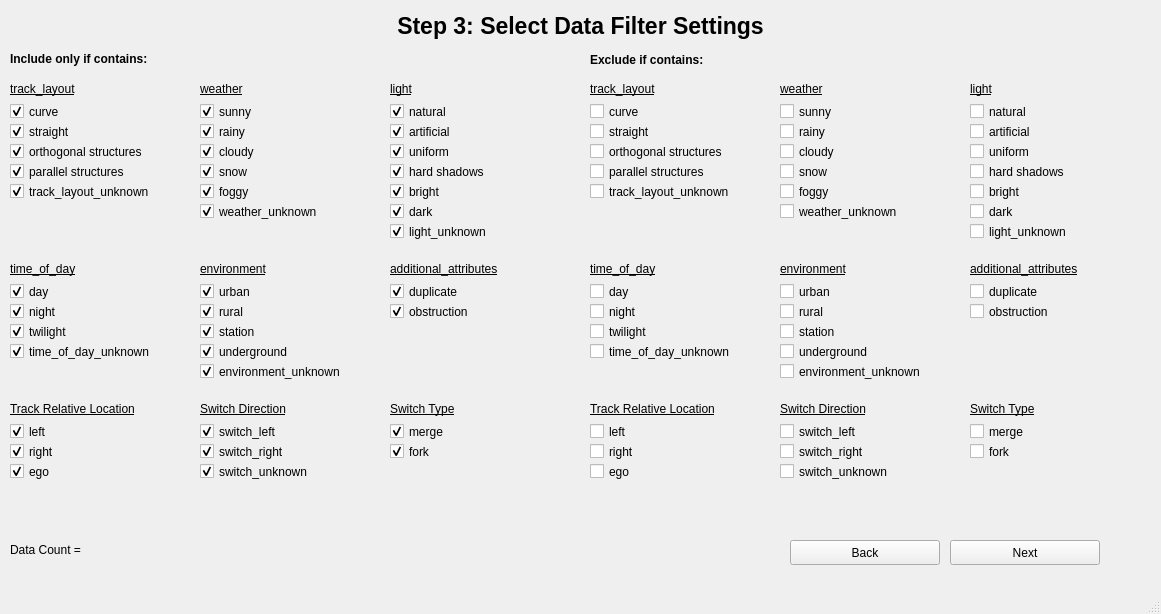
<?xml version="1.0" encoding="UTF-8"?>
<ui version="4.0">
 <class>MainWindow</class>
 <widget class="QMainWindow" name="MainWindow">
  <property name="geometry">
   <rect>
    <x>0</x>
    <y>0</y>
    <width>1161</width>
    <height>614</height>
   </rect>
  </property>
  <property name="windowTitle">
   <string>Filter Settings Window</string>
  </property>
  <widget class="QWidget" name="centralwidget">
   <widget class="QLabel" name="label_Step_3">
    <property name="geometry">
     <rect>
      <x>10</x>
      <y>10</y>
      <width>1141</width>
      <height>31</height>
     </rect>
    </property>
    <property name="font">
     <font>
      <pointsize>17</pointsize>
      <weight>75</weight>
      <bold>true</bold>
      <underline>false</underline>
      <stylestrategy>PreferAntialias</stylestrategy>
     </font>
    </property>
    <property name="text">
     <string>Step 3: Select Data Filter Settings</string>
    </property>
    <property name="alignment">
     <set>Qt::AlignCenter</set>
    </property>
   </widget>
   <widget class="QPushButton" name="pushButton_Next">
    <property name="geometry">
     <rect>
      <x>950</x>
      <y>540</y>
      <width>150</width>
      <height>25</height>
     </rect>
    </property>
    <property name="text">
     <string>Next</string>
    </property>
   </widget>
   <widget class="QLabel" name="label_title_2">
    <property name="geometry">
     <rect>
      <x>10</x>
      <y>50</y>
      <width>311</width>
      <height>17</height>
     </rect>
    </property>
    <property name="font">
     <font>
      <weight>75</weight>
      <bold>true</bold>
     </font>
    </property>
    <property name="text">
     <string>Include only if contains:</string>
    </property>
    <property name="textFormat">
     <enum>Qt::AutoText</enum>
    </property>
   </widget>
   <widget class="QCheckBox" name="checkBox_curve">
    <property name="enabled">
     <bool>true</bool>
    </property>
    <property name="geometry">
     <rect>
      <x>10</x>
      <y>100</y>
      <width>180</width>
      <height>23</height>
     </rect>
    </property>
    <property name="text">
     <string>curve</string>
    </property>
    <property name="checked">
     <bool>true</bool>
    </property>
   </widget>
   <widget class="QCheckBox" name="checkBox_straight">
    <property name="geometry">
     <rect>
      <x>10</x>
      <y>120</y>
      <width>180</width>
      <height>23</height>
     </rect>
    </property>
    <property name="text">
     <string>straight</string>
    </property>
    <property name="checked">
     <bool>true</bool>
    </property>
   </widget>
   <widget class="QLabel" name="label">
    <property name="geometry">
     <rect>
      <x>10</x>
      <y>80</y>
      <width>180</width>
      <height>17</height>
     </rect>
    </property>
    <property name="font">
     <font>
      <underline>true</underline>
     </font>
    </property>
    <property name="text">
     <string>track_layout</string>
    </property>
   </widget>
   <widget class="QLabel" name="label_2">
    <property name="geometry">
     <rect>
      <x>200</x>
      <y>80</y>
      <width>180</width>
      <height>17</height>
     </rect>
    </property>
    <property name="font">
     <font>
      <underline>true</underline>
     </font>
    </property>
    <property name="text">
     <string>weather</string>
    </property>
   </widget>
   <widget class="QCheckBox" name="checkBox_sunny">
    <property name="geometry">
     <rect>
      <x>200</x>
      <y>100</y>
      <width>180</width>
      <height>23</height>
     </rect>
    </property>
    <property name="text">
     <string>sunny</string>
    </property>
    <property name="checked">
     <bool>true</bool>
    </property>
   </widget>
   <widget class="QCheckBox" name="checkBox_cloudy">
    <property name="geometry">
     <rect>
      <x>200</x>
      <y>140</y>
      <width>180</width>
      <height>23</height>
     </rect>
    </property>
    <property name="text">
     <string>cloudy</string>
    </property>
    <property name="checked">
     <bool>true</bool>
    </property>
   </widget>
   <widget class="QCheckBox" name="checkBox_rainy">
    <property name="geometry">
     <rect>
      <x>200</x>
      <y>120</y>
      <width>180</width>
      <height>23</height>
     </rect>
    </property>
    <property name="text">
     <string>rainy</string>
    </property>
    <property name="checked">
     <bool>true</bool>
    </property>
   </widget>
   <widget class="QCheckBox" name="checkBox_snow">
    <property name="geometry">
     <rect>
      <x>200</x>
      <y>160</y>
      <width>180</width>
      <height>23</height>
     </rect>
    </property>
    <property name="text">
     <string>snow</string>
    </property>
    <property name="checked">
     <bool>true</bool>
    </property>
   </widget>
   <widget class="QCheckBox" name="checkBox_foggy">
    <property name="geometry">
     <rect>
      <x>200</x>
      <y>180</y>
      <width>180</width>
      <height>23</height>
     </rect>
    </property>
    <property name="text">
     <string>foggy</string>
    </property>
    <property name="checked">
     <bool>true</bool>
    </property>
   </widget>
   <widget class="QLabel" name="label_3">
    <property name="geometry">
     <rect>
      <x>10</x>
      <y>260</y>
      <width>180</width>
      <height>17</height>
     </rect>
    </property>
    <property name="font">
     <font>
      <underline>true</underline>
     </font>
    </property>
    <property name="text">
     <string>time_of_day</string>
    </property>
   </widget>
   <widget class="QCheckBox" name="checkBox_twilight">
    <property name="geometry">
     <rect>
      <x>10</x>
      <y>320</y>
      <width>180</width>
      <height>23</height>
     </rect>
    </property>
    <property name="text">
     <string>twilight</string>
    </property>
    <property name="checked">
     <bool>true</bool>
    </property>
   </widget>
   <widget class="QCheckBox" name="checkBox_night">
    <property name="geometry">
     <rect>
      <x>10</x>
      <y>300</y>
      <width>180</width>
      <height>23</height>
     </rect>
    </property>
    <property name="text">
     <string>night</string>
    </property>
    <property name="checked">
     <bool>true</bool>
    </property>
   </widget>
   <widget class="QCheckBox" name="checkBox_day">
    <property name="geometry">
     <rect>
      <x>10</x>
      <y>280</y>
      <width>180</width>
      <height>23</height>
     </rect>
    </property>
    <property name="text">
     <string>day</string>
    </property>
    <property name="checked">
     <bool>true</bool>
    </property>
   </widget>
   <widget class="QLabel" name="label_4">
    <property name="geometry">
     <rect>
      <x>390</x>
      <y>80</y>
      <width>180</width>
      <height>17</height>
     </rect>
    </property>
    <property name="font">
     <font>
      <underline>true</underline>
     </font>
    </property>
    <property name="text">
     <string>light</string>
    </property>
   </widget>
   <widget class="QCheckBox" name="checkBox_uniform">
    <property name="geometry">
     <rect>
      <x>390</x>
      <y>140</y>
      <width>180</width>
      <height>23</height>
     </rect>
    </property>
    <property name="text">
     <string>uniform</string>
    </property>
    <property name="checked">
     <bool>true</bool>
    </property>
   </widget>
   <widget class="QCheckBox" name="checkBox_bright">
    <property name="geometry">
     <rect>
      <x>390</x>
      <y>180</y>
      <width>180</width>
      <height>23</height>
     </rect>
    </property>
    <property name="text">
     <string>bright</string>
    </property>
    <property name="checked">
     <bool>true</bool>
    </property>
   </widget>
   <widget class="QCheckBox" name="checkBox_dark">
    <property name="geometry">
     <rect>
      <x>390</x>
      <y>200</y>
      <width>180</width>
      <height>23</height>
     </rect>
    </property>
    <property name="text">
     <string>dark</string>
    </property>
    <property name="checked">
     <bool>true</bool>
    </property>
   </widget>
   <widget class="QCheckBox" name="checkBox_artificial">
    <property name="geometry">
     <rect>
      <x>390</x>
      <y>120</y>
      <width>180</width>
      <height>23</height>
     </rect>
    </property>
    <property name="text">
     <string>artificial</string>
    </property>
    <property name="checked">
     <bool>true</bool>
    </property>
   </widget>
   <widget class="QCheckBox" name="checkBox_hard_shadows">
    <property name="geometry">
     <rect>
      <x>390</x>
      <y>160</y>
      <width>180</width>
      <height>23</height>
     </rect>
    </property>
    <property name="text">
     <string>hard shadows</string>
    </property>
    <property name="checked">
     <bool>true</bool>
    </property>
   </widget>
   <widget class="QCheckBox" name="checkBox_natural">
    <property name="geometry">
     <rect>
      <x>390</x>
      <y>100</y>
      <width>180</width>
      <height>23</height>
     </rect>
    </property>
    <property name="text">
     <string>natural</string>
    </property>
    <property name="checked">
     <bool>true</bool>
    </property>
   </widget>
   <widget class="QLabel" name="label_5">
    <property name="geometry">
     <rect>
      <x>200</x>
      <y>260</y>
      <width>180</width>
      <height>17</height>
     </rect>
    </property>
    <property name="font">
     <font>
      <underline>true</underline>
     </font>
    </property>
    <property name="text">
     <string>environment</string>
    </property>
   </widget>
   <widget class="QCheckBox" name="checkBox_rural">
    <property name="geometry">
     <rect>
      <x>200</x>
      <y>300</y>
      <width>180</width>
      <height>23</height>
     </rect>
    </property>
    <property name="text">
     <string>rural</string>
    </property>
    <property name="checked">
     <bool>true</bool>
    </property>
   </widget>
   <widget class="QCheckBox" name="checkBox_station">
    <property name="geometry">
     <rect>
      <x>200</x>
      <y>320</y>
      <width>180</width>
      <height>23</height>
     </rect>
    </property>
    <property name="text">
     <string>station</string>
    </property>
    <property name="checked">
     <bool>true</bool>
    </property>
   </widget>
   <widget class="QCheckBox" name="checkBox_urban">
    <property name="geometry">
     <rect>
      <x>200</x>
      <y>280</y>
      <width>180</width>
      <height>23</height>
     </rect>
    </property>
    <property name="text">
     <string>urban</string>
    </property>
    <property name="checked">
     <bool>true</bool>
    </property>
   </widget>
   <widget class="QCheckBox" name="checkBox_underground">
    <property name="geometry">
     <rect>
      <x>200</x>
      <y>340</y>
      <width>180</width>
      <height>23</height>
     </rect>
    </property>
    <property name="text">
     <string>underground</string>
    </property>
    <property name="checked">
     <bool>true</bool>
    </property>
   </widget>
   <widget class="QLabel" name="label_6">
    <property name="geometry">
     <rect>
      <x>390</x>
      <y>260</y>
      <width>180</width>
      <height>17</height>
     </rect>
    </property>
    <property name="font">
     <font>
      <underline>true</underline>
     </font>
    </property>
    <property name="text">
     <string>additional_attributes</string>
    </property>
   </widget>
   <widget class="QCheckBox" name="checkBox_obstruction">
    <property name="geometry">
     <rect>
      <x>390</x>
      <y>300</y>
      <width>180</width>
      <height>23</height>
     </rect>
    </property>
    <property name="text">
     <string>obstruction</string>
    </property>
    <property name="checked">
     <bool>true</bool>
    </property>
   </widget>
   <widget class="QLabel" name="label_title_3">
    <property name="enabled">
     <bool>true</bool>
    </property>
    <property name="geometry">
     <rect>
      <x>590</x>
      <y>50</y>
      <width>200</width>
      <height>20</height>
     </rect>
    </property>
    <property name="font">
     <font>
      <weight>75</weight>
      <bold>true</bold>
     </font>
    </property>
    <property name="text">
     <string>Exclude if contains:</string>
    </property>
    <property name="textFormat">
     <enum>Qt::AutoText</enum>
    </property>
   </widget>
   <widget class="QLabel" name="label_DataCount">
    <property name="geometry">
     <rect>
      <x>10</x>
      <y>540</y>
      <width>761</width>
      <height>20</height>
     </rect>
    </property>
    <property name="text">
     <string>Data Count = </string>
    </property>
   </widget>
   <widget class="QCheckBox" name="checkBox_switch_unknown">
    <property name="geometry">
     <rect>
      <x>200</x>
      <y>460</y>
      <width>180</width>
      <height>23</height>
     </rect>
    </property>
    <property name="text">
     <string>switch_unknown</string>
    </property>
    <property name="checked">
     <bool>true</bool>
    </property>
   </widget>
   <widget class="QLabel" name="label_13">
    <property name="geometry">
     <rect>
      <x>200</x>
      <y>400</y>
      <width>180</width>
      <height>17</height>
     </rect>
    </property>
    <property name="font">
     <font>
      <underline>true</underline>
     </font>
    </property>
    <property name="text">
     <string>Switch Direction</string>
    </property>
   </widget>
   <widget class="QCheckBox" name="checkBox_switch_left">
    <property name="geometry">
     <rect>
      <x>200</x>
      <y>420</y>
      <width>180</width>
      <height>23</height>
     </rect>
    </property>
    <property name="text">
     <string>switch_left</string>
    </property>
    <property name="checked">
     <bool>true</bool>
    </property>
   </widget>
   <widget class="QCheckBox" name="checkBox_switch_right">
    <property name="geometry">
     <rect>
      <x>200</x>
      <y>440</y>
      <width>180</width>
      <height>23</height>
     </rect>
    </property>
    <property name="text">
     <string>switch_right</string>
    </property>
    <property name="checked">
     <bool>true</bool>
    </property>
   </widget>
   <widget class="QCheckBox" name="checkBox_fork">
    <property name="geometry">
     <rect>
      <x>390</x>
      <y>440</y>
      <width>180</width>
      <height>23</height>
     </rect>
    </property>
    <property name="text">
     <string>fork</string>
    </property>
    <property name="checked">
     <bool>true</bool>
    </property>
   </widget>
   <widget class="QLabel" name="label_14">
    <property name="geometry">
     <rect>
      <x>390</x>
      <y>400</y>
      <width>180</width>
      <height>17</height>
     </rect>
    </property>
    <property name="font">
     <font>
      <underline>true</underline>
     </font>
    </property>
    <property name="text">
     <string>Switch Type</string>
    </property>
   </widget>
   <widget class="QCheckBox" name="checkBox_merge">
    <property name="geometry">
     <rect>
      <x>390</x>
      <y>420</y>
      <width>180</width>
      <height>23</height>
     </rect>
    </property>
    <property name="text">
     <string>merge</string>
    </property>
    <property name="checked">
     <bool>true</bool>
    </property>
   </widget>
   <widget class="QCheckBox" name="checkBox_right">
    <property name="geometry">
     <rect>
      <x>10</x>
      <y>440</y>
      <width>180</width>
      <height>23</height>
     </rect>
    </property>
    <property name="text">
     <string>right</string>
    </property>
    <property name="checked">
     <bool>true</bool>
    </property>
   </widget>
   <widget class="QLabel" name="label_15">
    <property name="geometry">
     <rect>
      <x>10</x>
      <y>400</y>
      <width>180</width>
      <height>17</height>
     </rect>
    </property>
    <property name="font">
     <font>
      <underline>true</underline>
     </font>
    </property>
    <property name="text">
     <string>Track Relative Location</string>
    </property>
   </widget>
   <widget class="QCheckBox" name="checkBox_ego">
    <property name="geometry">
     <rect>
      <x>10</x>
      <y>460</y>
      <width>180</width>
      <height>23</height>
     </rect>
    </property>
    <property name="text">
     <string>ego</string>
    </property>
    <property name="checked">
     <bool>true</bool>
    </property>
   </widget>
   <widget class="QCheckBox" name="checkBox_left">
    <property name="geometry">
     <rect>
      <x>10</x>
      <y>420</y>
      <width>180</width>
      <height>23</height>
     </rect>
    </property>
    <property name="text">
     <string>left</string>
    </property>
    <property name="checked">
     <bool>true</bool>
    </property>
   </widget>
   <widget class="QPushButton" name="pushButton_Back">
    <property name="geometry">
     <rect>
      <x>790</x>
      <y>540</y>
      <width>150</width>
      <height>25</height>
     </rect>
    </property>
    <property name="text">
     <string>Back</string>
    </property>
   </widget>
   <widget class="QCheckBox" name="checkBox_parallel_structures">
    <property name="geometry">
     <rect>
      <x>10</x>
      <y>160</y>
      <width>180</width>
      <height>23</height>
     </rect>
    </property>
    <property name="text">
     <string>parallel structures</string>
    </property>
    <property name="checked">
     <bool>true</bool>
    </property>
   </widget>
   <widget class="QCheckBox" name="checkBox_orthogonal_structures">
    <property name="enabled">
     <bool>true</bool>
    </property>
    <property name="geometry">
     <rect>
      <x>10</x>
      <y>140</y>
      <width>180</width>
      <height>23</height>
     </rect>
    </property>
    <property name="text">
     <string>orthogonal structures</string>
    </property>
    <property name="checked">
     <bool>true</bool>
    </property>
   </widget>
   <widget class="QCheckBox" name="checkBox_track_layout_unknown">
    <property name="geometry">
     <rect>
      <x>10</x>
      <y>180</y>
      <width>180</width>
      <height>23</height>
     </rect>
    </property>
    <property name="text">
     <string>track_layout_unknown</string>
    </property>
    <property name="checked">
     <bool>true</bool>
    </property>
   </widget>
   <widget class="QCheckBox" name="checkBox_weather_unknown">
    <property name="geometry">
     <rect>
      <x>200</x>
      <y>200</y>
      <width>180</width>
      <height>23</height>
     </rect>
    </property>
    <property name="text">
     <string>weather_unknown</string>
    </property>
    <property name="checked">
     <bool>true</bool>
    </property>
   </widget>
   <widget class="QCheckBox" name="checkBox_time_of_day_unknown">
    <property name="geometry">
     <rect>
      <x>10</x>
      <y>340</y>
      <width>180</width>
      <height>23</height>
     </rect>
    </property>
    <property name="text">
     <string>time_of_day_unknown</string>
    </property>
    <property name="checked">
     <bool>true</bool>
    </property>
   </widget>
   <widget class="QCheckBox" name="checkBox_environment_unknown">
    <property name="geometry">
     <rect>
      <x>200</x>
      <y>360</y>
      <width>180</width>
      <height>23</height>
     </rect>
    </property>
    <property name="text">
     <string>environment_unknown</string>
    </property>
    <property name="checked">
     <bool>true</bool>
    </property>
   </widget>
   <widget class="QCheckBox" name="checkBox_light_unknown">
    <property name="geometry">
     <rect>
      <x>390</x>
      <y>220</y>
      <width>180</width>
      <height>23</height>
     </rect>
    </property>
    <property name="text">
     <string>light_unknown</string>
    </property>
    <property name="checked">
     <bool>true</bool>
    </property>
   </widget>
   <widget class="QCheckBox" name="checkBox_duplicate">
    <property name="geometry">
     <rect>
      <x>390</x>
      <y>280</y>
      <width>180</width>
      <height>23</height>
     </rect>
    </property>
    <property name="text">
     <string>duplicate</string>
    </property>
    <property name="checked">
     <bool>true</bool>
    </property>
   </widget>
   <widget class="QCheckBox" name="checkBox_duplicate_2">
    <property name="enabled">
     <bool>true</bool>
    </property>
    <property name="geometry">
     <rect>
      <x>970</x>
      <y>280</y>
      <width>180</width>
      <height>23</height>
     </rect>
    </property>
    <property name="text">
     <string>duplicate</string>
    </property>
    <property name="checked">
     <bool>false</bool>
    </property>
   </widget>
   <widget class="QCheckBox" name="checkBox_bright_2">
    <property name="enabled">
     <bool>true</bool>
    </property>
    <property name="geometry">
     <rect>
      <x>970</x>
      <y>180</y>
      <width>180</width>
      <height>23</height>
     </rect>
    </property>
    <property name="text">
     <string>bright</string>
    </property>
    <property name="checked">
     <bool>false</bool>
    </property>
   </widget>
   <widget class="QCheckBox" name="checkBox_left_2">
    <property name="enabled">
     <bool>true</bool>
    </property>
    <property name="geometry">
     <rect>
      <x>590</x>
      <y>420</y>
      <width>180</width>
      <height>23</height>
     </rect>
    </property>
    <property name="text">
     <string>left</string>
    </property>
    <property name="checked">
     <bool>false</bool>
    </property>
   </widget>
   <widget class="QCheckBox" name="checkBox_parallel_structures_2">
    <property name="enabled">
     <bool>true</bool>
    </property>
    <property name="geometry">
     <rect>
      <x>590</x>
      <y>160</y>
      <width>180</width>
      <height>23</height>
     </rect>
    </property>
    <property name="text">
     <string>parallel structures</string>
    </property>
    <property name="checked">
     <bool>false</bool>
    </property>
   </widget>
   <widget class="QCheckBox" name="checkBox_straight_2">
    <property name="enabled">
     <bool>true</bool>
    </property>
    <property name="geometry">
     <rect>
      <x>590</x>
      <y>120</y>
      <width>180</width>
      <height>23</height>
     </rect>
    </property>
    <property name="text">
     <string>straight</string>
    </property>
    <property name="checked">
     <bool>false</bool>
    </property>
   </widget>
   <widget class="QCheckBox" name="checkBox_foggy_2">
    <property name="enabled">
     <bool>true</bool>
    </property>
    <property name="geometry">
     <rect>
      <x>780</x>
      <y>180</y>
      <width>180</width>
      <height>23</height>
     </rect>
    </property>
    <property name="text">
     <string>foggy</string>
    </property>
    <property name="checked">
     <bool>false</bool>
    </property>
   </widget>
   <widget class="QCheckBox" name="checkBox_fork_2">
    <property name="enabled">
     <bool>true</bool>
    </property>
    <property name="geometry">
     <rect>
      <x>970</x>
      <y>440</y>
      <width>180</width>
      <height>23</height>
     </rect>
    </property>
    <property name="text">
     <string>fork</string>
    </property>
    <property name="checked">
     <bool>false</bool>
    </property>
   </widget>
   <widget class="QCheckBox" name="checkBox_dark_2">
    <property name="enabled">
     <bool>true</bool>
    </property>
    <property name="geometry">
     <rect>
      <x>970</x>
      <y>200</y>
      <width>180</width>
      <height>23</height>
     </rect>
    </property>
    <property name="text">
     <string>dark</string>
    </property>
    <property name="checked">
     <bool>false</bool>
    </property>
   </widget>
   <widget class="QCheckBox" name="checkBox_underground_2">
    <property name="enabled">
     <bool>true</bool>
    </property>
    <property name="geometry">
     <rect>
      <x>780</x>
      <y>340</y>
      <width>180</width>
      <height>23</height>
     </rect>
    </property>
    <property name="text">
     <string>underground</string>
    </property>
    <property name="checked">
     <bool>false</bool>
    </property>
   </widget>
   <widget class="QLabel" name="label_16">
    <property name="enabled">
     <bool>true</bool>
    </property>
    <property name="geometry">
     <rect>
      <x>590</x>
      <y>400</y>
      <width>180</width>
      <height>17</height>
     </rect>
    </property>
    <property name="font">
     <font>
      <underline>true</underline>
     </font>
    </property>
    <property name="text">
     <string>Track Relative Location</string>
    </property>
   </widget>
   <widget class="QLabel" name="label_7">
    <property name="enabled">
     <bool>true</bool>
    </property>
    <property name="geometry">
     <rect>
      <x>780</x>
      <y>80</y>
      <width>180</width>
      <height>17</height>
     </rect>
    </property>
    <property name="font">
     <font>
      <underline>true</underline>
     </font>
    </property>
    <property name="text">
     <string>weather</string>
    </property>
   </widget>
   <widget class="QCheckBox" name="checkBox_obstruction_2">
    <property name="enabled">
     <bool>true</bool>
    </property>
    <property name="geometry">
     <rect>
      <x>970</x>
      <y>300</y>
      <width>180</width>
      <height>23</height>
     </rect>
    </property>
    <property name="text">
     <string>obstruction</string>
    </property>
    <property name="checked">
     <bool>false</bool>
    </property>
   </widget>
   <widget class="QCheckBox" name="checkBox_rainy_2">
    <property name="enabled">
     <bool>true</bool>
    </property>
    <property name="geometry">
     <rect>
      <x>780</x>
      <y>120</y>
      <width>180</width>
      <height>23</height>
     </rect>
    </property>
    <property name="text">
     <string>rainy</string>
    </property>
    <property name="checked">
     <bool>false</bool>
    </property>
   </widget>
   <widget class="QLabel" name="label_17">
    <property name="enabled">
     <bool>true</bool>
    </property>
    <property name="geometry">
     <rect>
      <x>780</x>
      <y>400</y>
      <width>180</width>
      <height>17</height>
     </rect>
    </property>
    <property name="font">
     <font>
      <underline>true</underline>
     </font>
    </property>
    <property name="text">
     <string>Switch Direction</string>
    </property>
   </widget>
   <widget class="QLabel" name="label_8">
    <property name="enabled">
     <bool>true</bool>
    </property>
    <property name="geometry">
     <rect>
      <x>970</x>
      <y>80</y>
      <width>180</width>
      <height>17</height>
     </rect>
    </property>
    <property name="font">
     <font>
      <underline>true</underline>
     </font>
    </property>
    <property name="text">
     <string>light</string>
    </property>
   </widget>
   <widget class="QCheckBox" name="checkBox_switch_left_2">
    <property name="enabled">
     <bool>true</bool>
    </property>
    <property name="geometry">
     <rect>
      <x>780</x>
      <y>420</y>
      <width>180</width>
      <height>23</height>
     </rect>
    </property>
    <property name="text">
     <string>switch_left</string>
    </property>
    <property name="checked">
     <bool>false</bool>
    </property>
   </widget>
   <widget class="QCheckBox" name="checkBox_station_2">
    <property name="enabled">
     <bool>true</bool>
    </property>
    <property name="geometry">
     <rect>
      <x>780</x>
      <y>320</y>
      <width>180</width>
      <height>23</height>
     </rect>
    </property>
    <property name="text">
     <string>station</string>
    </property>
    <property name="checked">
     <bool>false</bool>
    </property>
   </widget>
   <widget class="QCheckBox" name="checkBox_urban_2">
    <property name="enabled">
     <bool>true</bool>
    </property>
    <property name="geometry">
     <rect>
      <x>780</x>
      <y>280</y>
      <width>180</width>
      <height>23</height>
     </rect>
    </property>
    <property name="text">
     <string>urban</string>
    </property>
    <property name="checked">
     <bool>false</bool>
    </property>
   </widget>
   <widget class="QCheckBox" name="checkBox_time_of_day_unknown_2">
    <property name="enabled">
     <bool>true</bool>
    </property>
    <property name="geometry">
     <rect>
      <x>590</x>
      <y>340</y>
      <width>180</width>
      <height>23</height>
     </rect>
    </property>
    <property name="text">
     <string>time_of_day_unknown</string>
    </property>
    <property name="checked">
     <bool>false</bool>
    </property>
   </widget>
   <widget class="QCheckBox" name="checkBox_night_2">
    <property name="enabled">
     <bool>true</bool>
    </property>
    <property name="geometry">
     <rect>
      <x>590</x>
      <y>300</y>
      <width>180</width>
      <height>23</height>
     </rect>
    </property>
    <property name="text">
     <string>night</string>
    </property>
    <property name="checked">
     <bool>false</bool>
    </property>
   </widget>
   <widget class="QCheckBox" name="checkBox_snow_2">
    <property name="enabled">
     <bool>true</bool>
    </property>
    <property name="geometry">
     <rect>
      <x>780</x>
      <y>160</y>
      <width>180</width>
      <height>23</height>
     </rect>
    </property>
    <property name="text">
     <string>snow</string>
    </property>
    <property name="checked">
     <bool>false</bool>
    </property>
   </widget>
   <widget class="QCheckBox" name="checkBox_merge_2">
    <property name="enabled">
     <bool>true</bool>
    </property>
    <property name="geometry">
     <rect>
      <x>970</x>
      <y>420</y>
      <width>180</width>
      <height>23</height>
     </rect>
    </property>
    <property name="text">
     <string>merge</string>
    </property>
    <property name="checked">
     <bool>false</bool>
    </property>
   </widget>
   <widget class="QCheckBox" name="checkBox_switch_unknown_2">
    <property name="enabled">
     <bool>true</bool>
    </property>
    <property name="geometry">
     <rect>
      <x>780</x>
      <y>460</y>
      <width>180</width>
      <height>23</height>
     </rect>
    </property>
    <property name="text">
     <string>switch_unknown</string>
    </property>
    <property name="checked">
     <bool>false</bool>
    </property>
   </widget>
   <widget class="QLabel" name="label_9">
    <property name="enabled">
     <bool>true</bool>
    </property>
    <property name="geometry">
     <rect>
      <x>780</x>
      <y>260</y>
      <width>180</width>
      <height>17</height>
     </rect>
    </property>
    <property name="font">
     <font>
      <underline>true</underline>
     </font>
    </property>
    <property name="text">
     <string>environment</string>
    </property>
   </widget>
   <widget class="QCheckBox" name="checkBox_switch_right_2">
    <property name="enabled">
     <bool>true</bool>
    </property>
    <property name="geometry">
     <rect>
      <x>780</x>
      <y>440</y>
      <width>180</width>
      <height>23</height>
     </rect>
    </property>
    <property name="text">
     <string>switch_right</string>
    </property>
    <property name="checked">
     <bool>false</bool>
    </property>
   </widget>
   <widget class="QCheckBox" name="checkBox_light_unknown_2">
    <property name="enabled">
     <bool>true</bool>
    </property>
    <property name="geometry">
     <rect>
      <x>970</x>
      <y>220</y>
      <width>180</width>
      <height>23</height>
     </rect>
    </property>
    <property name="text">
     <string>light_unknown</string>
    </property>
    <property name="checked">
     <bool>false</bool>
    </property>
   </widget>
   <widget class="QCheckBox" name="checkBox_hard_shadows_2">
    <property name="enabled">
     <bool>true</bool>
    </property>
    <property name="geometry">
     <rect>
      <x>970</x>
      <y>160</y>
      <width>180</width>
      <height>23</height>
     </rect>
    </property>
    <property name="text">
     <string>hard shadows</string>
    </property>
    <property name="checked">
     <bool>false</bool>
    </property>
   </widget>
   <widget class="QLabel" name="label_18">
    <property name="enabled">
     <bool>true</bool>
    </property>
    <property name="geometry">
     <rect>
      <x>970</x>
      <y>400</y>
      <width>180</width>
      <height>17</height>
     </rect>
    </property>
    <property name="font">
     <font>
      <underline>true</underline>
     </font>
    </property>
    <property name="text">
     <string>Switch Type</string>
    </property>
   </widget>
   <widget class="QCheckBox" name="checkBox_natural_2">
    <property name="enabled">
     <bool>true</bool>
    </property>
    <property name="geometry">
     <rect>
      <x>970</x>
      <y>100</y>
      <width>180</width>
      <height>23</height>
     </rect>
    </property>
    <property name="text">
     <string>natural</string>
    </property>
    <property name="checked">
     <bool>false</bool>
    </property>
   </widget>
   <widget class="QLabel" name="label_10">
    <property name="enabled">
     <bool>true</bool>
    </property>
    <property name="geometry">
     <rect>
      <x>970</x>
      <y>260</y>
      <width>180</width>
      <height>17</height>
     </rect>
    </property>
    <property name="font">
     <font>
      <underline>true</underline>
     </font>
    </property>
    <property name="text">
     <string>additional_attributes</string>
    </property>
   </widget>
   <widget class="QCheckBox" name="checkBox_cloudy_2">
    <property name="enabled">
     <bool>true</bool>
    </property>
    <property name="geometry">
     <rect>
      <x>780</x>
      <y>140</y>
      <width>180</width>
      <height>23</height>
     </rect>
    </property>
    <property name="text">
     <string>cloudy</string>
    </property>
    <property name="checked">
     <bool>false</bool>
    </property>
   </widget>
   <widget class="QCheckBox" name="checkBox_day_2">
    <property name="enabled">
     <bool>true</bool>
    </property>
    <property name="geometry">
     <rect>
      <x>590</x>
      <y>280</y>
      <width>180</width>
      <height>23</height>
     </rect>
    </property>
    <property name="text">
     <string>day</string>
    </property>
    <property name="checked">
     <bool>false</bool>
    </property>
   </widget>
   <widget class="QCheckBox" name="checkBox_rural_2">
    <property name="enabled">
     <bool>true</bool>
    </property>
    <property name="geometry">
     <rect>
      <x>780</x>
      <y>300</y>
      <width>180</width>
      <height>23</height>
     </rect>
    </property>
    <property name="text">
     <string>rural</string>
    </property>
    <property name="checked">
     <bool>false</bool>
    </property>
   </widget>
   <widget class="QLabel" name="label_11">
    <property name="enabled">
     <bool>true</bool>
    </property>
    <property name="geometry">
     <rect>
      <x>590</x>
      <y>260</y>
      <width>180</width>
      <height>17</height>
     </rect>
    </property>
    <property name="font">
     <font>
      <underline>true</underline>
     </font>
    </property>
    <property name="text">
     <string>time_of_day</string>
    </property>
   </widget>
   <widget class="QCheckBox" name="checkBox_ego_2">
    <property name="enabled">
     <bool>true</bool>
    </property>
    <property name="geometry">
     <rect>
      <x>590</x>
      <y>460</y>
      <width>180</width>
      <height>23</height>
     </rect>
    </property>
    <property name="text">
     <string>ego</string>
    </property>
    <property name="checked">
     <bool>false</bool>
    </property>
   </widget>
   <widget class="QCheckBox" name="checkBox_uniform_2">
    <property name="enabled">
     <bool>true</bool>
    </property>
    <property name="geometry">
     <rect>
      <x>970</x>
      <y>140</y>
      <width>180</width>
      <height>23</height>
     </rect>
    </property>
    <property name="text">
     <string>uniform</string>
    </property>
    <property name="checked">
     <bool>false</bool>
    </property>
   </widget>
   <widget class="QCheckBox" name="checkBox_track_layout_unknown_2">
    <property name="enabled">
     <bool>true</bool>
    </property>
    <property name="geometry">
     <rect>
      <x>590</x>
      <y>180</y>
      <width>180</width>
      <height>23</height>
     </rect>
    </property>
    <property name="text">
     <string>track_layout_unknown</string>
    </property>
    <property name="checked">
     <bool>false</bool>
    </property>
   </widget>
   <widget class="QCheckBox" name="checkBox_artificial_2">
    <property name="enabled">
     <bool>true</bool>
    </property>
    <property name="geometry">
     <rect>
      <x>970</x>
      <y>120</y>
      <width>180</width>
      <height>23</height>
     </rect>
    </property>
    <property name="text">
     <string>artificial</string>
    </property>
    <property name="checked">
     <bool>false</bool>
    </property>
   </widget>
   <widget class="QCheckBox" name="checkBox_curve_2">
    <property name="enabled">
     <bool>true</bool>
    </property>
    <property name="geometry">
     <rect>
      <x>590</x>
      <y>100</y>
      <width>180</width>
      <height>23</height>
     </rect>
    </property>
    <property name="text">
     <string>curve</string>
    </property>
    <property name="checked">
     <bool>false</bool>
    </property>
   </widget>
   <widget class="QCheckBox" name="checkBox_orthogonal_structures_2">
    <property name="enabled">
     <bool>true</bool>
    </property>
    <property name="geometry">
     <rect>
      <x>590</x>
      <y>140</y>
      <width>180</width>
      <height>23</height>
     </rect>
    </property>
    <property name="text">
     <string>orthogonal structures</string>
    </property>
    <property name="checked">
     <bool>false</bool>
    </property>
   </widget>
   <widget class="QCheckBox" name="checkBox_environment_unknown_2">
    <property name="enabled">
     <bool>true</bool>
    </property>
    <property name="geometry">
     <rect>
      <x>780</x>
      <y>360</y>
      <width>180</width>
      <height>23</height>
     </rect>
    </property>
    <property name="text">
     <string>environment_unknown</string>
    </property>
    <property name="checked">
     <bool>false</bool>
    </property>
   </widget>
   <widget class="QCheckBox" name="checkBox_twilight_2">
    <property name="enabled">
     <bool>true</bool>
    </property>
    <property name="geometry">
     <rect>
      <x>590</x>
      <y>320</y>
      <width>180</width>
      <height>23</height>
     </rect>
    </property>
    <property name="text">
     <string>twilight</string>
    </property>
    <property name="checked">
     <bool>false</bool>
    </property>
   </widget>
   <widget class="QCheckBox" name="checkBox_right_2">
    <property name="enabled">
     <bool>true</bool>
    </property>
    <property name="geometry">
     <rect>
      <x>590</x>
      <y>440</y>
      <width>180</width>
      <height>23</height>
     </rect>
    </property>
    <property name="text">
     <string>right</string>
    </property>
    <property name="checked">
     <bool>false</bool>
    </property>
   </widget>
   <widget class="QCheckBox" name="checkBox_weather_unknown_2">
    <property name="enabled">
     <bool>true</bool>
    </property>
    <property name="geometry">
     <rect>
      <x>780</x>
      <y>200</y>
      <width>180</width>
      <height>23</height>
     </rect>
    </property>
    <property name="text">
     <string>weather_unknown</string>
    </property>
    <property name="checked">
     <bool>false</bool>
    </property>
   </widget>
   <widget class="QLabel" name="label_12">
    <property name="enabled">
     <bool>true</bool>
    </property>
    <property name="geometry">
     <rect>
      <x>590</x>
      <y>80</y>
      <width>180</width>
      <height>17</height>
     </rect>
    </property>
    <property name="font">
     <font>
      <underline>true</underline>
     </font>
    </property>
    <property name="text">
     <string>track_layout</string>
    </property>
   </widget>
   <widget class="QCheckBox" name="checkBox_sunny_2">
    <property name="enabled">
     <bool>true</bool>
    </property>
    <property name="geometry">
     <rect>
      <x>780</x>
      <y>100</y>
      <width>180</width>
      <height>23</height>
     </rect>
    </property>
    <property name="text">
     <string>sunny</string>
    </property>
    <property name="checked">
     <bool>false</bool>
    </property>
   </widget>
  </widget>
  <widget class="QMenuBar" name="menubar">
   <property name="geometry">
    <rect>
     <x>0</x>
     <y>0</y>
     <width>1161</width>
     <height>21</height>
    </rect>
   </property>
  </widget>
  <widget class="QStatusBar" name="statusbar"/>
 </widget>
 <resources/>
 <connections/>
</ui>
